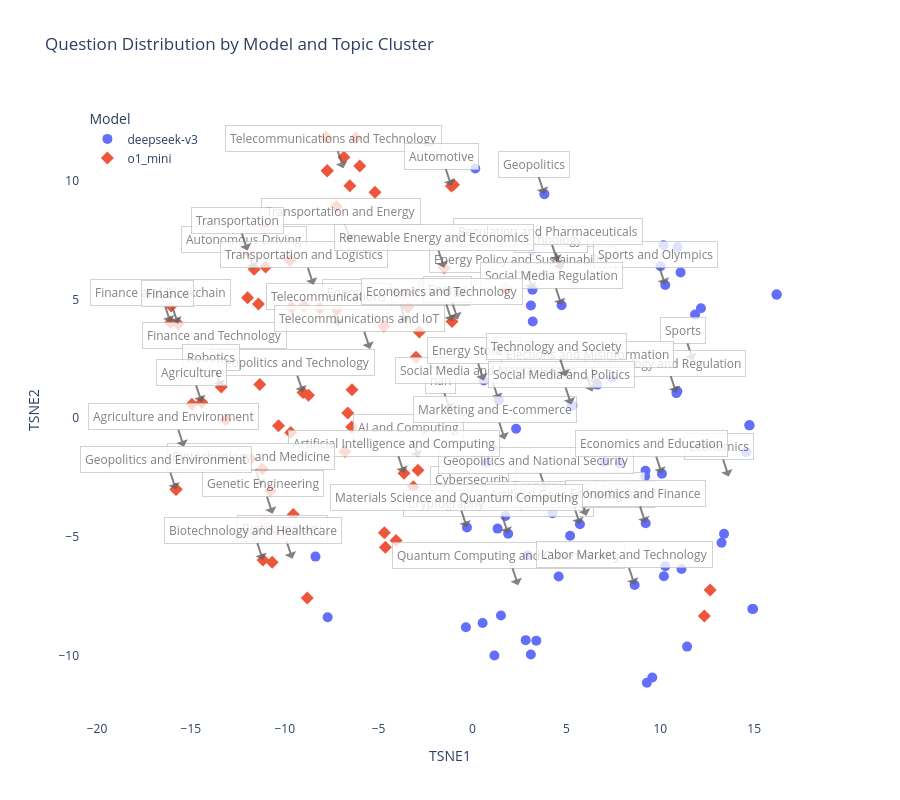

Notebook code for this chart:
### Code cell
import numpy as np
from sklearn.feature_extraction.text import TfidfVectorizer
from sklearn.cluster import HDBSCAN
from sklearn.manifold import TSNE
import plotly.express as px
import plotly.graph_objects as go
from collections import Counter

def analyze_model_topics(logical_and_df: pd.DataFrame, model_names: list[str], n_clusters: int = 10):
    """
    Analyze and visualize topic distribution between two models using t-SNE and clustering.
    Interactive visualization with Plotly.
    """
    # Filter for specified models
    model_df = logical_and_df[logical_and_df['generator_model'].isin(model_names)]
    
    # Prepare text data
    texts = model_df['question_body'].tolist()
    
    # TF-IDF vectorization
    vectorizer = TfidfVectorizer(stop_words='english', max_features=5000)
    tfidf_matrix = vectorizer.fit_transform(texts)
    
    # t-SNE dimensionality reduction
    tsne = TSNE(n_components=2, 
                perplexity=30, 
                random_state=42)
    
    tsne_embeddings = tsne.fit_transform(tfidf_matrix.toarray())
    
    # Create visualization DataFrame
    viz_df = pd.DataFrame({
        'TSNE1': tsne_embeddings[:, 0],
        'TSNE2': tsne_embeddings[:, 1],
        'Model': model_df['generator_model'].values,
        'Question': texts,  # Full question text for hover
        'Question_Preview': [t[:100] + '...' for t in texts],  # Preview for hover
        'Topic': model_df['topic'].values  # Use existing topic column
    })
    
    # Create interactive plot
    fig = px.scatter(
        viz_df,
        x='TSNE1',
        y='TSNE2',
        color='Model',
        symbol='Model',
        hover_data={
            'TSNE1': False,  # Hide these in hover tooltip
            'TSNE2': False,
            'Model': True,
            'Topic': True,
            'Question_Preview': True
        },
        title='Question Distribution by Model and Topic Cluster',
        labels={'Question_Preview': 'Question'},
        height=800
    )
    
    # Add topic labels
    # Calculate mean position for each topic
    for topic in viz_df['Topic'].unique():
        topic_points = viz_df[viz_df['Topic'] == topic]
        x_mean = topic_points['TSNE1'].mean()
        y_mean = topic_points['TSNE2'].mean()
        
        # Add text annotation
        fig.add_annotation(
            x=x_mean,
            y=y_mean,
            text=topic,
            showarrow=True,
            arrowhead=1,
            arrowsize=1,
            arrowwidth=2,
            arrowcolor="#636363",
            font=dict(size=12, color="#636363"),
            bgcolor="white",
            bordercolor="#c7c7c7",
            borderwidth=1,
            borderpad=4,
            opacity=0.8
        )
    
    # Update layout for better visualization
    fig.update_traces(
        marker=dict(size=10),
        selector=dict(mode='markers')
    )
    
    fig.update_layout(
        legend=dict(
            yanchor="top",
            y=0.99,
            xanchor="left",
            x=0.01
        ),
        plot_bgcolor='white', 
    )
    
    # Show plot
    fig.show()
    
    # Print topic distribution by model
    print("\nTopic distribution by model:")
    for model in model_names:
        model_data = viz_df[viz_df['Model'] == model]
        topic_dist = model_data['Topic'].value_counts()
        print(f"\n{model} topic distribution:")
        print(topic_dist)
    
    return viz_df

# Run the analysis
model_names = ['o1_mini', 'deepseek-v3']
viz_df = analyze_model_topics(logical_and_df, model_names)

### Figure 1 — Plotly figure (JSON) as saved in the notebook; plotly's stock layout.template omitted (floating-point values rounded to 4 significant figures; data arrays with more than 128 entries replaced by an {"elided": "..."} marker saying what was removed)
{"data": [{"customdata": {"elided": "67x3 str values"}, "hovertemplate": "Model=%{customdata[0]}<br>Topic=%{customdata[1]}<br>Question=%{customdata[2]}<extra></extra>", "legendgroup": "deepseek-v3", "marker": {"color": "#636efa", "size": 10, "symbol": "circle"}, "mode": "markers", "name": "deepseek-v3", "orientation": "v", "showlegend": true, "type": "scatter", "x": [11.85, 3.205, 3.111, 3.194, 1.336, 9.213, 10.26, 4.258, 4.588, 11.08, 14.9, 12.16, 16.19, 10.17, 0.1489, 3.396, 14.75, 3.154, -0.3517, 2.832, 1.898, -7.715, 1.165, 1.754, 3.107, 9.573, 8.634, 7.019, 5.324, 5.196, 10.92, 0.7277, 9.194, 16.2, 9.285, 10.27, 10.01, -8.364, 14.75, 10.91, 0.5379, 1.516, 1.397, 1.362, 14.94, 7.427, 2.32, 14.57, 7.851, 3.908, 13.39, 0.5997, 4.744, 10.86, 11.13, 10.09, 11.43, 10.19, 6.647, 1.137, 5.26, 5.72, 9.222, 3.827, -0.2951, 2.938, 13.26], "xaxis": "x", "y": [4.36, 4.067, 4.743, 5.411, -4.653, -2.218, 5.608, -4.006, -6.669, 6.137, -8.04, 4.625, 5.201, 7.284, 10.51, -9.372, -0.3047, 7.082, -8.804, -9.351, -4.869, -8.388, -9.995, -4.124, -9.956, -10.92, -7.026, -1.835, 0.5237, -4.957, 7.206, -1.905, -2.452, 5.203, -11.15, -6.234, 6.398, -5.833, -0.3047, 1.133, -8.628, -8.312, 0.7564, 2.854, -8.037, 1.708, -0.447, -1.434, -1.887, -3.038, -4.874, 1.586, 4.753, 1.053, -6.353, -2.342, -9.622, -6.659, 1.411, -1.362, 0.5704, -4.47, -4.431, 9.433, -4.608, -5.781, -5.249], "yaxis": "y"}, {"customdata": {"elided": "70x3 str values"}, "hovertemplate": "Model=%{customdata[0]}<br>Topic=%{customdata[1]}<br>Question=%{customdata[2]}<extra></extra>", "legendgroup": "o1_mini", "marker": {"color": "#EF553B", "size": 10, "symbol": "diamond"}, "mode": "markers", "name": "o1_mini", "orientation": "v", "showlegend": true, "type": "scatter", "x": [-7.739, -3.01, -6.218, -1.124, -4.369, -10.33, -11.63, -8.969, -11.18, -4.721, -5.194, -2.687, -9.633, -4.693, -3.664, -3.649, -16.08, -11.98, -11.33, -13.14, -3.153, -8.125, -10.67, -14.94, -3.442, -15.68, -11.83, -10.76, -11.19, -4.638, -9.68, -2.906, -7.739, -16.05, -2.834, -7.254, -10.05, -15.79, -6.005, -9.028, -6.534, -1.092, -11.02, -6.437, 12.65, -6.645, -11.08, -8.734, -13.38, -8.8, -7.207, -11.4, -11.16, -6.849, -4.071, -9.546, -6.801, -11.98, 4.978, -1.014, -15.79, 4.54, -11.63, -1.508, 1.78, -14.42, -7.813, 12.35, -9.725, -6.417], "xaxis": "x", "y": [10.42, 2.568, 11.8, 9.776, 5.37, -0.3236, 6.272, 4.732, -4.441, 3.873, 9.513, 5.611, 4.657, -4.831, 5.193, -2.318, 4.023, 5.072, 1.412, -0.06445, -2.896, 4.623, -6.066, 0.5885, 4.668, 3.972, -1.718, -3.056, -2.138, -5.444, -0.6079, -2.197, 10.42, 4.722, 3.628, 8.915, -4.875, -2.998, 10.62, 1.077, 9.786, 4.068, 6.36, -0.3747, -7.236, 0.2204, 8.017, 0.9683, 1.31, -7.571, 4.584, 4.804, -5.981, 10.98, -5.152, -4.06, -1.411, 7.056, 1.749, 9.827, -3.008, 6.584, -4.965, 6.333, 5.48, 0.6658, 11.83, -8.336, 6.639, 1.197], "yaxis": "y"}], "layout": {"annotations": [{"arrowcolor": "#636363", "arrowhead": 1, "arrowsize": 1, "arrowwidth": 2, "bgcolor": "white", "bordercolor": "#c7c7c7", "borderpad": 4, "borderwidth": 1, "font": {"color": "#636363", "size": 12}, "opacity": 0.8, "showarrow": true, "text": "Sports", "x": 11.74, "y": 2.435}, {"arrowcolor": "#636363", "arrowhead": 1, "arrowsize": 1, "arrowwidth": 2, "bgcolor": "white", "bordercolor": "#c7c7c7", "borderpad": 4, "borderwidth": 1, "font": {"color": "#636363", "size": 12}, "opacity": 0.8, "showarrow": true, "text": "Energy and Environment", "x": -3.526, "y": 4.02}, {"arrowcolor": "#636363", "arrowhead": 1, "arrowsize": 1, "arrowwidth": 2, "bgcolor": "white", "bordercolor": "#c7c7c7", "borderpad": 4, "borderwidth": 1, "font": {"color": "#636363", "size": 12}, "opacity": 0.8, "showarrow": true, "text": "Energy Policy and Sustainability", "x": 3.194, "y": 5.411}, {"arrowcolor": "#636363", "arrowhead": 1, "arrowsize": 1, "arrowwidth": 2, "bgcolor": "white", "bordercolor": "#c7c7c7", "borderpad": 4, "borderwidth": 1, "font": {"color": "#636363", "size": 12}, "opacity": 0.8, "showarrow": true, "text": "Cybersecurity", "x": 0.5964, "y": -3.828}, {"arrowcolor": "#636363", "arrowhead": 1, "arrowsize": 1, "arrowwidth": 2, "bgcolor": "white", "bordercolor": "#c7c7c7", "borderpad": 4, "borderwidth": 1, "font": {"color": "#636363", "size": 12}, "opacity": 0.8, "showarrow": true, "text": "Economics", "x": 13.65, "y": -2.46}, {"arrowcolor": "#636363", "arrowhead": 1, "arrowsize": 1, "arrowwidth": 2, "bgcolor": "white", "bordercolor": "#c7c7c7", "borderpad": 4, "borderwidth": 1, "font": {"color": "#636363", "size": 12}, "opacity": 0.8, "showarrow": true, "text": "Sports and Olympics", "x": 10.26, "y": 5.608}, {"arrowcolor": "#636363", "arrowhead": 1, "arrowsize": 1, "arrowwidth": 2, "bgcolor": "white", "bordercolor": "#c7c7c7", "borderpad": 4, "borderwidth": 1, "font": {"color": "#636363", "size": 12}, "opacity": 0.8, "showarrow": true, "text": "AI and Computing", "x": -2.882, "y": -1.662}, {"arrowcolor": "#636363", "arrowhead": 1, "arrowsize": 1, "arrowwidth": 2, "bgcolor": "white", "bordercolor": "#c7c7c7", "borderpad": 4, "borderwidth": 1, "font": {"color": "#636363", "size": 12}, "opacity": 0.8, "showarrow": true, "text": "nan", "x": null, "y": null}, {"arrowcolor": "#636363", "arrowhead": 1, "arrowsize": 1, "arrowwidth": 2, "bgcolor": "white", "bordercolor": "#c7c7c7", "borderpad": 4, "borderwidth": 1, "font": {"color": "#636363", "size": 12}, "opacity": 0.8, "showarrow": true, "text": "Technology", "x": 4.737, "y": 6.243}, {"arrowcolor": "#636363", "arrowhead": 1, "arrowsize": 1, "arrowwidth": 2, "bgcolor": "white", "bordercolor": "#c7c7c7", "borderpad": 4, "borderwidth": 1, "font": {"color": "#636363", "size": 12}, "opacity": 0.8, "showarrow": true, "text": "Cryptography and Cybersecurity", "x": 1.898, "y": -4.869}, {"arrowcolor": "#636363", "arrowhead": 1, "arrowsize": 1, "arrowwidth": 2, "bgcolor": "white", "bordercolor": "#c7c7c7", "borderpad": 4, "borderwidth": 1, "font": {"color": "#636363", "size": 12}, "opacity": 0.8, "showarrow": true, "text": "Biotechnology", "x": -9.595, "y": -5.921}, {"arrowcolor": "#636363", "arrowhead": 1, "arrowsize": 1, "arrowwidth": 2, "bgcolor": "white", "bordercolor": "#c7c7c7", "borderpad": 4, "borderwidth": 1, "font": {"color": "#636363", "size": 12}, "opacity": 0.8, "showarrow": true, "text": "Quantum Computing and Cybersecurity", "x": 2.43, "y": -7.04}, {"arrowcolor": "#636363", "arrowhead": 1, "arrowsize": 1, "arrowwidth": 2, "bgcolor": "white", "bordercolor": "#c7c7c7", "borderpad": 4, "borderwidth": 1, "font": {"color": "#636363", "size": 12}, "opacity": 0.8, "showarrow": true, "text": "Labor Market and Technology", "x": 8.634, "y": -7.026}, {"arrowcolor": "#636363", "arrowhead": 1, "arrowsize": 1, "arrowwidth": 2, "bgcolor": "white", "bordercolor": "#c7c7c7", "borderpad": 4, "borderwidth": 1, "font": {"color": "#636363", "size": 12}, "opacity": 0.8, "showarrow": true, "text": "Social Media", "x": 6.375, "y": 1.116}, {"arrowcolor": "#636363", "arrowhead": 1, "arrowsize": 1, "arrowwidth": 2, "bgcolor": "white", "bordercolor": "#c7c7c7", "borderpad": 4, "borderwidth": 1, "font": {"color": "#636363", "size": 12}, "opacity": 0.8, "showarrow": true, "text": "Economics and Energy", "x": 6.066, "y": -4.117}, {"arrowcolor": "#636363", "arrowhead": 1, "arrowsize": 1, "arrowwidth": 2, "bgcolor": "white", "bordercolor": "#c7c7c7", "borderpad": 4, "borderwidth": 1, "font": {"color": "#636363", "size": 12}, "opacity": 0.8, "showarrow": true, "text": "Social Media and Mental Health", "x": 1.397, "y": 0.7564}, {"arrowcolor": "#636363", "arrowhead": 1, "arrowsize": 1, "arrowwidth": 2, "bgcolor": "white", "bordercolor": "#c7c7c7", "borderpad": 4, "borderwidth": 1, "font": {"color": "#636363", "size": 12}, "opacity": 0.8, "showarrow": true, "text": "Energy", "x": -0.7834, "y": 4.158}, {"arrowcolor": "#636363", "arrowhead": 1, "arrowsize": 1, "arrowwidth": 2, "bgcolor": "white", "bordercolor": "#c7c7c7", "borderpad": 4, "borderwidth": 1, "font": {"color": "#636363", "size": 12}, "opacity": 0.8, "showarrow": true, "text": "Marketing and E-commerce", "x": 1.728, "y": -0.9044}, {"arrowcolor": "#636363", "arrowhead": 1, "arrowsize": 1, "arrowwidth": 2, "bgcolor": "white", "bordercolor": "#c7c7c7", "borderpad": 4, "borderwidth": 1, "font": {"color": "#636363", "size": 12}, "opacity": 0.8, "showarrow": true, "text": "Geopolitics and National Security", "x": 3.908, "y": -3.038}, {"arrowcolor": "#636363", "arrowhead": 1, "arrowsize": 1, "arrowwidth": 2, "bgcolor": "white", "bordercolor": "#c7c7c7", "borderpad": 4, "borderwidth": 1, "font": {"color": "#636363", "size": 12}, "opacity": 0.8, "showarrow": true, "text": "Energy Storage", "x": 0.5997, "y": 1.586}, {"arrowcolor": "#636363", "arrowhead": 1, "arrowsize": 1, "arrowwidth": 2, "bgcolor": "white", "bordercolor": "#c7c7c7", "borderpad": 4, "borderwidth": 1, "font": {"color": "#636363", "size": 12}, "opacity": 0.8, "showarrow": true, "text": "Social Media Regulation", "x": 4.744, "y": 4.753}, {"arrowcolor": "#636363", "arrowhead": 1, "arrowsize": 1, "arrowwidth": 2, "bgcolor": "white", "bordercolor": "#c7c7c7", "borderpad": 4, "borderwidth": 1, "font": {"color": "#636363", "size": 12}, "opacity": 0.8, "showarrow": true, "text": "Technology and Regulation", "x": 10.86, "y": 1.053}, {"arrowcolor": "#636363", "arrowhead": 1, "arrowsize": 1, "arrowwidth": 2, "bgcolor": "white", "bordercolor": "#c7c7c7", "borderpad": 4, "borderwidth": 1, "font": {"color": "#636363", "size": 12}, "opacity": 0.8, "showarrow": true, "text": "Economics and Education", "x": 10.09, "y": -2.342}, {"arrowcolor": "#636363", "arrowhead": 1, "arrowsize": 1, "arrowwidth": 2, "bgcolor": "white", "bordercolor": "#c7c7c7", "borderpad": 4, "borderwidth": 1, "font": {"color": "#636363", "size": 12}, "opacity": 0.8, "showarrow": true, "text": "Elections and Misinformation", "x": 6.647, "y": 1.411}, {"arrowcolor": "#636363", "arrowhead": 1, "arrowsize": 1, "arrowwidth": 2, "bgcolor": "white", "bordercolor": "#c7c7c7", "borderpad": 4, "borderwidth": 1, "font": {"color": "#636363", "size": 12}, "opacity": 0.8, "showarrow": true, "text": "Social Media and Politics", "x": 5.26, "y": 0.5704}, {"arrowcolor": "#636363", "arrowhead": 1, "arrowsize": 1, "arrowwidth": 2, "bgcolor": "white", "bordercolor": "#c7c7c7", "borderpad": 4, "borderwidth": 1, "font": {"color": "#636363", "size": 12}, "opacity": 0.8, "showarrow": true, "text": "Artificial General Intelligence", "x": 5.72, "y": -4.47}, {"arrowcolor": "#636363", "arrowhead": 1, "arrowsize": 1, "arrowwidth": 2, "bgcolor": "white", "bordercolor": "#c7c7c7", "borderpad": 4, "borderwidth": 1, "font": {"color": "#636363", "size": 12}, "opacity": 0.8, "showarrow": true, "text": "Economics and Finance", "x": 9.222, "y": -4.431}, {"arrowcolor": "#636363", "arrowhead": 1, "arrowsize": 1, "arrowwidth": 2, "bgcolor": "white", "bordercolor": "#c7c7c7", "borderpad": 4, "borderwidth": 1, "font": {"color": "#636363", "size": 12}, "opacity": 0.8, "showarrow": true, "text": "Geopolitics", "x": 3.827, "y": 9.433}, {"arrowcolor": "#636363", "arrowhead": 1, "arrowsize": 1, "arrowwidth": 2, "bgcolor": "white", "bordercolor": "#c7c7c7", "borderpad": 4, "borderwidth": 1, "font": {"color": "#636363", "size": 12}, "opacity": 0.8, "showarrow": true, "text": "Materials Science and Quantum Computing", "x": -0.2951, "y": -4.608}, {"arrowcolor": "#636363", "arrowhead": 1, "arrowsize": 1, "arrowwidth": 2, "bgcolor": "white", "bordercolor": "#c7c7c7", "borderpad": 4, "borderwidth": 1, "font": {"color": "#636363", "size": 12}, "opacity": 0.8, "showarrow": true, "text": "Telecommunications and Technology", "x": -6.872, "y": 10.52}, {"arrowcolor": "#636363", "arrowhead": 1, "arrowsize": 1, "arrowwidth": 2, "bgcolor": "white", "bordercolor": "#c7c7c7", "borderpad": 4, "borderwidth": 1, "font": {"color": "#636363", "size": 12}, "opacity": 0.8, "showarrow": true, "text": "Automotive", "x": -1.124, "y": 9.776}, {"arrowcolor": "#636363", "arrowhead": 1, "arrowsize": 1, "arrowwidth": 2, "bgcolor": "white", "bordercolor": "#c7c7c7", "borderpad": 4, "borderwidth": 1, "font": {"color": "#636363", "size": 12}, "opacity": 0.8, "showarrow": true, "text": "Finance and Technology", "x": -13.19, "y": 2.199}, {"arrowcolor": "#636363", "arrowhead": 1, "arrowsize": 1, "arrowwidth": 2, "bgcolor": "white", "bordercolor": "#c7c7c7", "borderpad": 4, "borderwidth": 1, "font": {"color": "#636363", "size": 12}, "opacity": 0.8, "showarrow": true, "text": "Autonomous Driving", "x": -11.63, "y": 6.272}, {"arrowcolor": "#636363", "arrowhead": 1, "arrowsize": 1, "arrowwidth": 2, "bgcolor": "white", "bordercolor": "#c7c7c7", "borderpad": 4, "borderwidth": 1, "font": {"color": "#636363", "size": 12}, "opacity": 0.8, "showarrow": true, "text": "Telecommunications", "x": -7.125, "y": 3.863}, {"arrowcolor": "#636363", "arrowhead": 1, "arrowsize": 1, "arrowwidth": 2, "bgcolor": "white", "bordercolor": "#c7c7c7", "borderpad": 4, "borderwidth": 1, "font": {"color": "#636363", "size": 12}, "opacity": 0.8, "showarrow": true, "text": "Artificial Intelligence and Computing", "x": -3.649, "y": -2.318}, {"arrowcolor": "#636363", "arrowhead": 1, "arrowsize": 1, "arrowwidth": 2, "bgcolor": "white", "bordercolor": "#c7c7c7", "borderpad": 4, "borderwidth": 1, "font": {"color": "#636363", "size": 12}, "opacity": 0.8, "showarrow": true, "text": "Finance and Blockchain", "x": -16.08, "y": 4.023}, {"arrowcolor": "#636363", "arrowhead": 1, "arrowsize": 1, "arrowwidth": 2, "bgcolor": "white", "bordercolor": "#c7c7c7", "borderpad": 4, "borderwidth": 1, "font": {"color": "#636363", "size": 12}, "opacity": 0.8, "showarrow": true, "text": "Transportation and Energy", "x": -6.496, "y": 7.449}, {"arrowcolor": "#636363", "arrowhead": 1, "arrowsize": 1, "arrowwidth": 2, "bgcolor": "white", "bordercolor": "#c7c7c7", "borderpad": 4, "borderwidth": 1, "font": {"color": "#636363", "size": 12}, "opacity": 0.8, "showarrow": true, "text": "Biotechnology and Medicine", "x": -11.24, "y": -2.873}, {"arrowcolor": "#636363", "arrowhead": 1, "arrowsize": 1, "arrowwidth": 2, "bgcolor": "white", "bordercolor": "#c7c7c7", "borderpad": 4, "borderwidth": 1, "font": {"color": "#636363", "size": 12}, "opacity": 0.8, "showarrow": true, "text": "Agriculture and Environment", "x": -15.37, "y": -1.205}, {"arrowcolor": "#636363", "arrowhead": 1, "arrowsize": 1, "arrowwidth": 2, "bgcolor": "white", "bordercolor": "#c7c7c7", "borderpad": 4, "borderwidth": 1, "font": {"color": "#636363", "size": 12}, "opacity": 0.8, "showarrow": true, "text": "Finance", "x": -15.68, "y": 3.972}, {"arrowcolor": "#636363", "arrowhead": 1, "arrowsize": 1, "arrowwidth": 2, "bgcolor": "white", "bordercolor": "#c7c7c7", "borderpad": 4, "borderwidth": 1, "font": {"color": "#636363", "size": 12}, "opacity": 0.8, "showarrow": true, "text": "Genetic Engineering", "x": -10.65, "y": -4.027}, {"arrowcolor": "#636363", "arrowhead": 1, "arrowsize": 1, "arrowwidth": 2, "bgcolor": "white", "bordercolor": "#c7c7c7", "borderpad": 4, "borderwidth": 1, "font": {"color": "#636363", "size": 12}, "opacity": 0.8, "showarrow": true, "text": "Geopolitics and Technology", "x": -9.028, "y": 1.077}, {"arrowcolor": "#636363", "arrowhead": 1, "arrowsize": 1, "arrowwidth": 2, "bgcolor": "white", "bordercolor": "#c7c7c7", "borderpad": 4, "borderwidth": 1, "font": {"color": "#636363", "size": 12}, "opacity": 0.8, "showarrow": true, "text": "Economics and Technology", "x": -1.092, "y": 4.068}, {"arrowcolor": "#636363", "arrowhead": 1, "arrowsize": 1, "arrowwidth": 2, "bgcolor": "white", "bordercolor": "#c7c7c7", "borderpad": 4, "borderwidth": 1, "font": {"color": "#636363", "size": 12}, "opacity": 0.8, "showarrow": true, "text": "Robotics", "x": -13.38, "y": 1.31}, {"arrowcolor": "#636363", "arrowhead": 1, "arrowsize": 1, "arrowwidth": 2, "bgcolor": "white", "bordercolor": "#c7c7c7", "borderpad": 4, "borderwidth": 1, "font": {"color": "#636363", "size": 12}, "opacity": 0.8, "showarrow": true, "text": "Transportation and Logistics", "x": -8.466, "y": 5.612}, {"arrowcolor": "#636363", "arrowhead": 1, "arrowsize": 1, "arrowwidth": 2, "bgcolor": "white", "bordercolor": "#c7c7c7", "borderpad": 4, "borderwidth": 1, "font": {"color": "#636363", "size": 12}, "opacity": 0.8, "showarrow": true, "text": "Biotechnology and Healthcare", "x": -11.16, "y": -5.981}, {"arrowcolor": "#636363", "arrowhead": 1, "arrowsize": 1, "arrowwidth": 2, "bgcolor": "white", "bordercolor": "#c7c7c7", "borderpad": 4, "borderwidth": 1, "font": {"color": "#636363", "size": 12}, "opacity": 0.8, "showarrow": true, "text": "Telecommunications and IoT", "x": -5.46, "y": 2.916}, {"arrowcolor": "#636363", "arrowhead": 1, "arrowsize": 1, "arrowwidth": 2, "bgcolor": "white", "bordercolor": "#c7c7c7", "borderpad": 4, "borderwidth": 1, "font": {"color": "#636363", "size": 12}, "opacity": 0.8, "showarrow": true, "text": "Transportation", "x": -11.98, "y": 7.056}, {"arrowcolor": "#636363", "arrowhead": 1, "arrowsize": 1, "arrowwidth": 2, "bgcolor": "white", "bordercolor": "#c7c7c7", "borderpad": 4, "borderwidth": 1, "font": {"color": "#636363", "size": 12}, "opacity": 0.8, "showarrow": true, "text": "Technology and Society", "x": 4.978, "y": 1.749}, {"arrowcolor": "#636363", "arrowhead": 1, "arrowsize": 1, "arrowwidth": 2, "bgcolor": "white", "bordercolor": "#c7c7c7", "borderpad": 4, "borderwidth": 1, "font": {"color": "#636363", "size": 12}, "opacity": 0.8, "showarrow": true, "text": "Geopolitics and Environment", "x": -15.79, "y": -3.008}, {"arrowcolor": "#636363", "arrowhead": 1, "arrowsize": 1, "arrowwidth": 2, "bgcolor": "white", "bordercolor": "#c7c7c7", "borderpad": 4, "borderwidth": 1, "font": {"color": "#636363", "size": 12}, "opacity": 0.8, "showarrow": true, "text": "Regulation and Pharmaceuticals", "x": 4.54, "y": 6.584}, {"arrowcolor": "#636363", "arrowhead": 1, "arrowsize": 1, "arrowwidth": 2, "bgcolor": "white", "bordercolor": "#c7c7c7", "borderpad": 4, "borderwidth": 1, "font": {"color": "#636363", "size": 12}, "opacity": 0.8, "showarrow": true, "text": "Renewable Energy and Economics", "x": -1.508, "y": 6.333}, {"arrowcolor": "#636363", "arrowhead": 1, "arrowsize": 1, "arrowwidth": 2, "bgcolor": "white", "bordercolor": "#c7c7c7", "borderpad": 4, "borderwidth": 1, "font": {"color": "#636363", "size": 12}, "opacity": 0.8, "showarrow": true, "text": "Agriculture", "x": -14.42, "y": 0.6658}], "height": 800, "legend": {"title": {"text": "Model"}, "tracegroupgap": 0, "x": 0.01, "xanchor": "left", "y": 0.99, "yanchor": "top"}, "plot_bgcolor": "white", "title": {"text": "Question Distribution by Model and Topic Cluster"}, "xaxis": {"anchor": "y", "domain": [0, 1], "title": {"text": "TSNE1"}}, "yaxis": {"anchor": "x", "domain": [0, 1], "title": {"text": "TSNE2"}}}}
